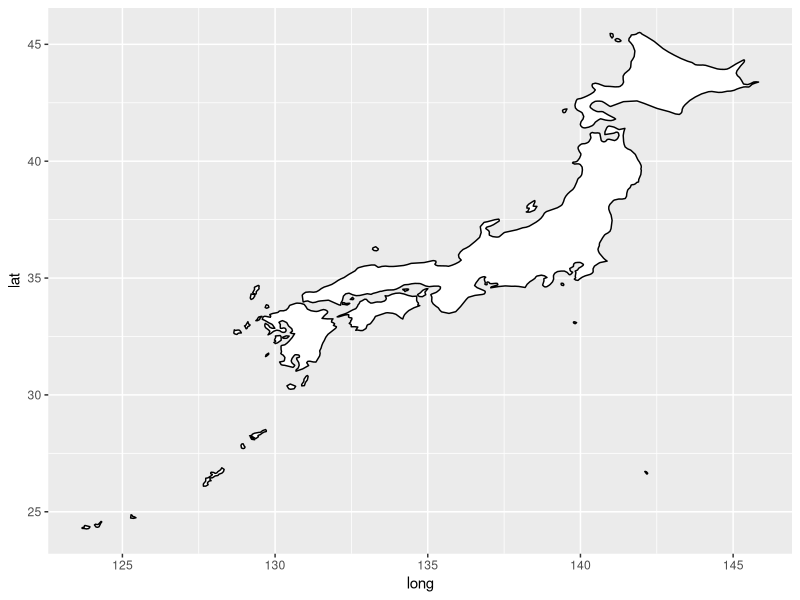
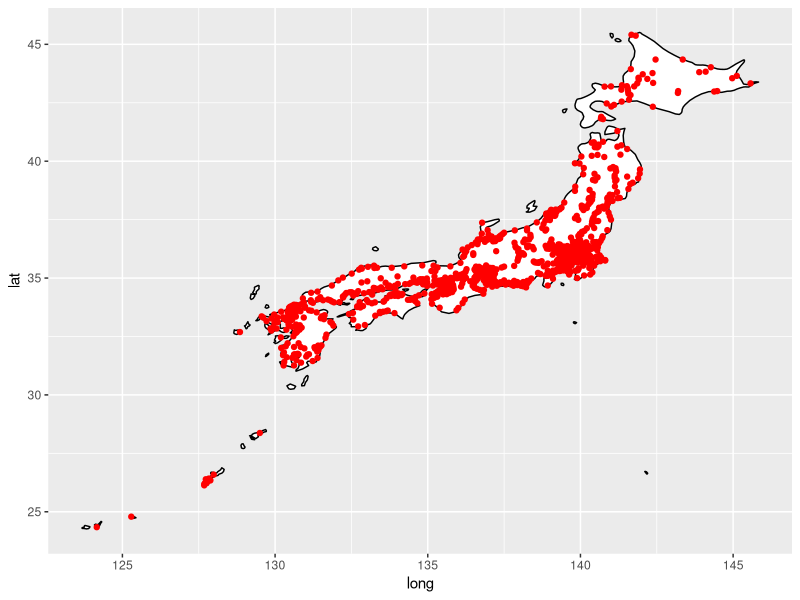
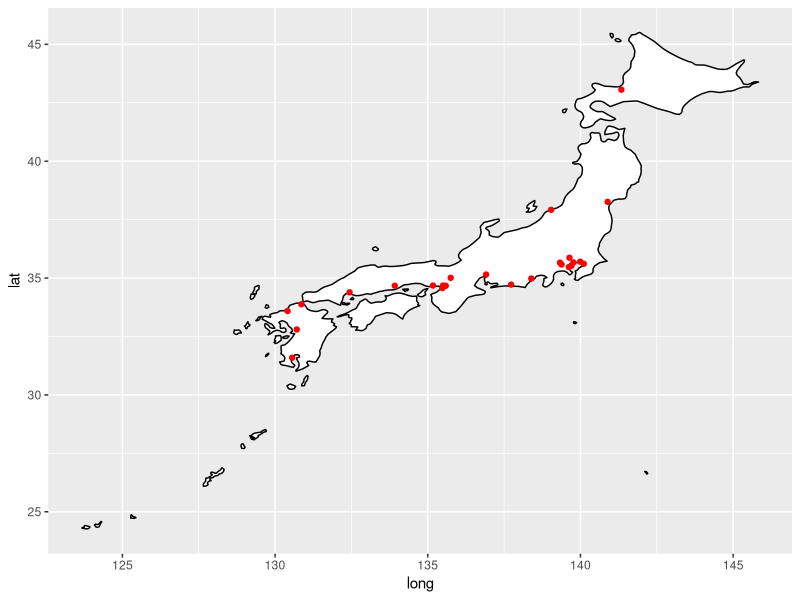
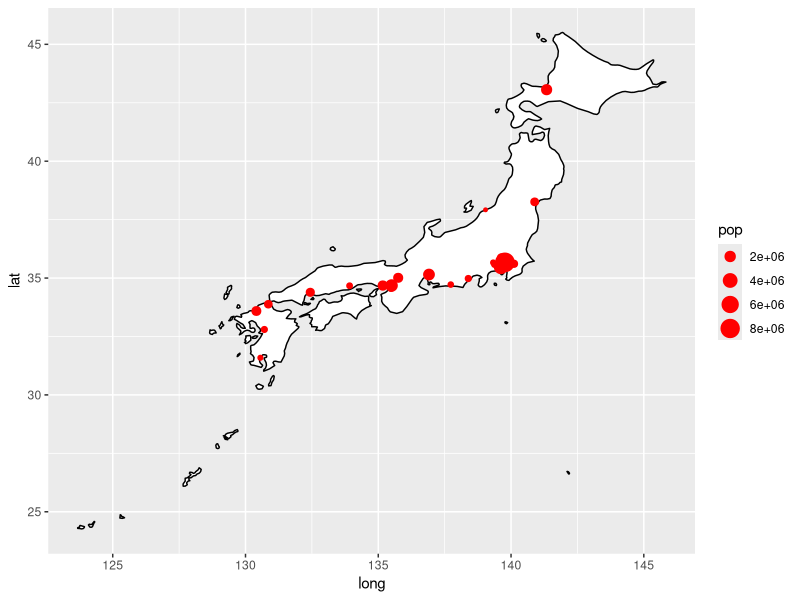
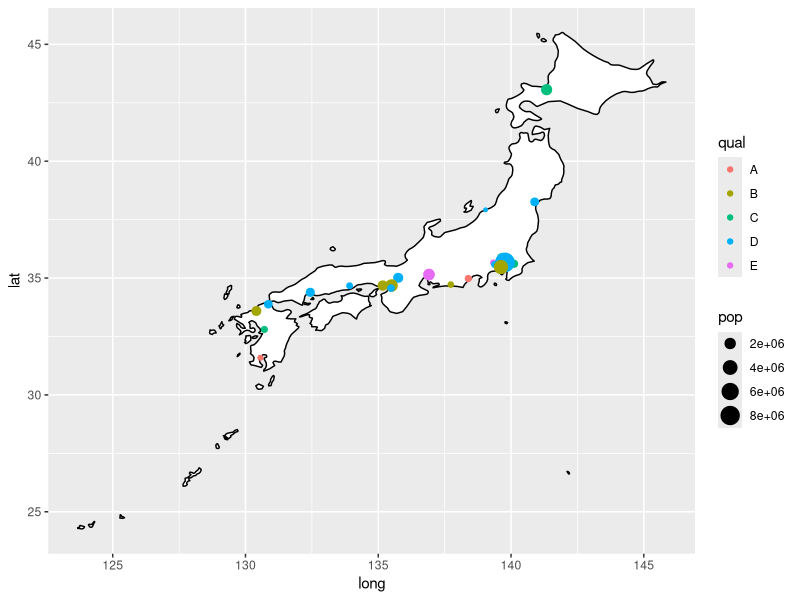
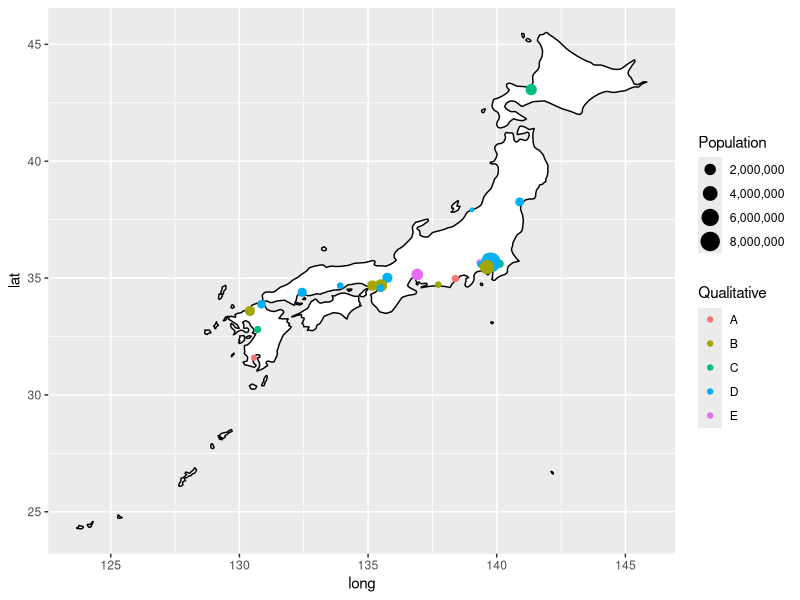

R code for these plots, in order:
######bubble maps

library(tidyverse)
library(maps)

####this provides city data

world <- map_data("world")

japan <- filter(world,region=="Japan")

ggplot(data = japan, mapping = aes(x= long, y= lat, group = group))+geom_polygon(color="black",fill="white")

######maps package has city data

head(maps::world.cities)
my_cities <-maps::world.cities

japan_cities <- filter(my_cities,country.etc=="Japan")

head(japan_cities)

####make a point for every city
ggplot(data = japan, mapping = aes(x= long, y= lat, group = group))+
  geom_polygon(color="black",fill="white")+
  geom_point(data = japan_cities,aes(x=long,y=lat,group=NULL),color="red")


####let's pick just the big cities

japan_big_cities <- filter(my_cities,country.etc=="Japan" & pop>500000)

ggplot(data = japan, mapping = aes(x= long, y= lat, group = group))+
  geom_polygon(color="black",fill="white")+
  geom_point(data = japan_big_cities,aes(x=long,y=lat,group=NULL),color="red")


####vary size of point by city size
ggplot(data = japan, mapping = aes(x= long, y= lat, group = group))+
  geom_polygon(color="black",fill="white")+
  geom_point(data = japan_big_cities,aes(x=long,y=lat,group=NULL,size=pop),color="red")

#####now vary the color of the dots

japan_big_cities$qual <- sample(LETTERS[1:5],nrow(japan_big_cities),replace=TRUE)

ggplot(data = japan, mapping = aes(x= long, y= lat, group = group))+
  geom_polygon(color="black",fill="white")+
  geom_point(data = japan_big_cities,aes(x=long,y=lat,group=NULL,color=qual,size=pop))

#####do some tweaking
####no scientific notation in legend r ggplot -- scales package adds the "scale_size_continuous" function to our arsenal, and we can set label=comma
library(scales)

###change the column name to make the legend nicer
japan_big_cities$Population <- japan_big_cities$pop
japan_big_cities$Qualitative <- japan_big_cities$qual

####do some additional refining
ggplot(data = japan, mapping = aes(x= long, y= lat, group = group))+geom_polygon(color="black",fill="white")+
  geom_point(data = japan_big_cities,aes(x=long,y=lat,group=NULL,color=Qualitative,size=Population))+
  scale_size_continuous(label=comma)
